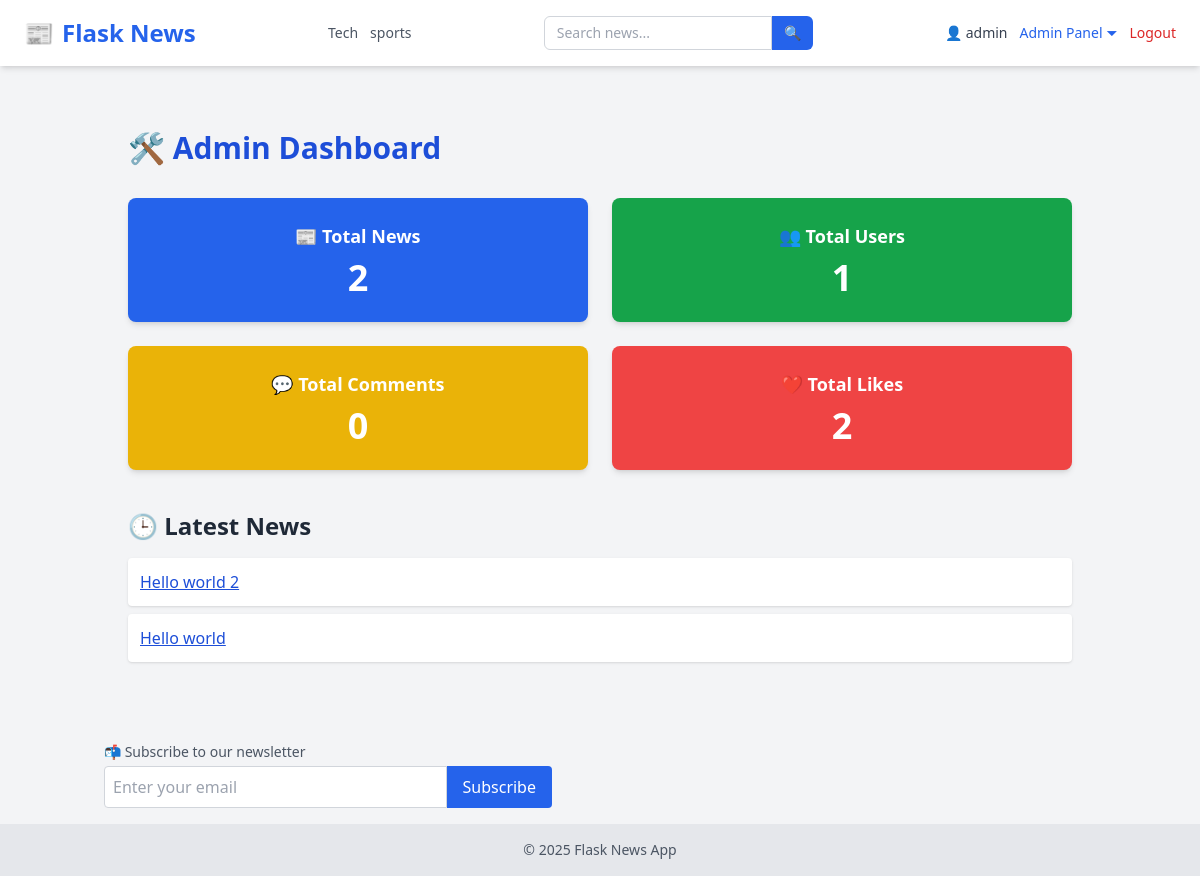
The page /admin/dashboard (signed in) on the database its author committed.
### tables this page shows
CREATE TABLE categories (
            id INTEGER PRIMARY KEY AUTOINCREMENT,
            name TEXT UNIQUE NOT NULL
        );

CREATE TABLE users (
            id INTEGER PRIMARY KEY AUTOINCREMENT,
            username TEXT NOT NULL,
            email TEXT UNIQUE NOT NULL,
            password TEXT NOT NULL,
            role TEXT DEFAULT 'user'
        );

CREATE TABLE news (
            id INTEGER PRIMARY KEY AUTOINCREMENT,
            title TEXT,
            content TEXT,
            image TEXT,
            author_id INTEGER,
            category_id INTEGER,
            view_count INTEGER DEFAULT 0,
            FOREIGN KEY(author_id) REFERENCES users(id),
            FOREIGN KEY(category_id) REFERENCES categories(id)
        );

### app/admin_routes.py (the view)
@admin.route('/admin/dashboard')
@login_required
@admin_only
def dashboard():
    conn = sqlite3.connect(current_app.config['DATABASE'])
    c = conn.cursor()
    c.execute("SELECT COUNT(*) FROM news")
    total_news = c.fetchone()[0]
    c.execute("SELECT COUNT(*) FROM users")
    total_users = c.fetchone()[0]
    c.execute("SELECT COUNT(*) FROM comments")
    total_comments = c.fetchone()[0]
    c.execute("SELECT COUNT(*) FROM likes")
    total_likes = c.fetchone()[0]
    c.execute("SELECT title, id FROM news ORDER BY id DESC LIMIT 5")
    latest_news = c.fetchall()
    conn.close()
    return render_template('admin/dashboard.html',
        total_news=total_news,
        total_users=total_users,
        total_comments=total_comments,
        total_likes=total_likes,
        latest_news=latest_news
    )

### app/__init__.py (called while the page is built)
def create_app():
    app = Flask(__name__, instance_relative_config=True)
    app.config.from_object('config.Config')
    from app.routes import main
    app.register_blueprint(main)
    from app.admin_routes import admin
    app.register_blueprint(admin)
    from app.user_routes import user
    app.register_blueprint(user)
    init_db(app)
    login_manager.init_app(app)
    @login_manager.user_loader
    def user_loader(user_id):
        return load_user(user_id)
    @app.context_processor
    def inject_now():
        return {'now': datetime.now}
    @app.context_processor
    def inject_categories():
        conn = sqlite3.connect(current_app.config['DATABASE'])
        c = conn.cursor()
        c.execute("SELECT id, name FROM categories ORDER BY name ASC")
        categories = c.fetchall()
        conn.close()
        return {'categories': categories}
    return app

### app/models.py (called while the page is built)
def load_user(user_id):
    conn = sqlite3.connect(current_app.config['DATABASE'])
    c = conn.cursor()
    c.execute("SELECT id, username,email, role FROM users WHERE id = ?", (user_id,))
    row = c.fetchone()
    conn.close()
    if row:
        return User(*row)
    return None

### app/utils.py (called while the page is built)
def admin_only(f):
    @wraps(f)
    def decorated(*args, **kwargs):
        if not current_user.is_authenticated or current_user.role != 'admin':
            abort(403)
        return f(*args, **kwargs)
    return decorated

### app/templates/admin/dashboard.html
{% extends "layout.html" %} {% block title %}Admin Dashboard{% endblock %} {%
block content %}
<div class="max-w-5xl mx-auto py-10 px-4">
  <h1 class="text-3xl font-bold text-blue-700 mb-8">🛠️ Admin Dashboard</h1>
  <div class="grid grid-cols-1 sm:grid-cols-2 gap-6 mb-10 text-white">
    <div class="bg-blue-600 p-6 rounded-lg shadow-md text-center">
      <p class="text-lg font-semibold">📰 Total News</p>
      <p class="text-4xl font-bold mt-2">{{ total_news }}</p>
    </div>
    <div class="bg-green-600 p-6 rounded-lg shadow-md text-center">
      <p class="text-lg font-semibold">👥 Total Users</p>
      <p class="text-4xl font-bold mt-2">{{ total_users }}</p>
    </div>
    <div class="bg-yellow-500 p-6 rounded-lg shadow-md text-center">
      <p class="text-lg font-semibold">💬 Total Comments</p>
      <p class="text-4xl font-bold mt-2">{{ total_comments }}</p>
    </div>
    <div class="bg-red-500 p-6 rounded-lg shadow-md text-center">
      <p class="text-lg font-semibold">❤️ Total Likes</p>
      <p class="text-4xl font-bold mt-2">{{ total_likes }}</p>
    </div>
  </div>
  <h2 class="text-2xl font-semibold text-gray-800 mb-4">🕒 Latest News</h2>
  {% if latest_news %}
  <ul class="space-y-2 text-blue-700">
    {% for n in latest_news %}
    <li class="bg-white p-3 rounded shadow hover:bg-blue-50 transition">
      <a
        href="{{ url_for('main.view_news', id=n[1]) }}"
        class="underline font-medium"
      >
        {{ n[0] }}
      </a>
    </li>
    {% endfor %}
  </ul>
  {% else %}
  <p class="text-gray-500">No recent news found.</p>
  {% endif %}
</div>
{% endblock %}

### app/templates/layout.html (shortened to what this page needs)
<!DOCTYPE html>
<html lang="en">
  <head>
    <script src="https://cdn.tailwindcss.com"></script>
    <link
      rel="stylesheet"
      href="https://cdnjs.cloudflare.com/ajax/libs/font-awesome/6.4.0/css/all.min.css"
    />
  </head>
  <body class="bg-gray-100 min-h-screen flex flex-col">
    <nav
      class="bg-white shadow-md px-6 py-4 flex flex-wrap md:flex-nowrap justify-between items-center"
    >
      <a
        href="/"
        class="text-2xl font-extrabold text-blue-600 flex items-center gap-2"
      >
        📰 <span>Flask News</span>
      </a>
      <div
        class="flex flex-wrap justify-center gap-3 mt-4 md:mt-0 md:ml-6 text-sm text-gray-600 font-medium"
      >
        {% for cat in categories %}
        <a
          href="{{ url_for('main.filter_by_category', name=cat[1]) }}"
          class="hover:text-blue-600 transition-colors"
        >
          {{ cat[1] }}
        </a>
        {% endfor %}
      </div>
      <form
        method="GET"
        action="{{ url_for('main.search') }}"
        class="flex mt-4 md:mt-0 md:ml-6"
      >
        <input
          type="text"
          name="q"
          placeholder="Search news..."
          required
          class="px-3 py-1.5 border rounded-l-md border-gray-300 focus:outline-none focus:ring focus:border-blue-500 text-sm"
        />
        <button
          type="submit"
          class="px-3 py-1.5 bg-blue-600 text-white rounded-r-md text-sm hover:bg-blue-700 transition-colors"
        >
          🔍
        </button>
      </form>
      <div
        class="flex items-center gap-3 mt-4 md:mt-0 md:ml-6 text-sm relative"
      >
        {% if current_user.is_authenticated %}
        <a href="{{ url_for('user.user_profile', email=current_user.email) }}"
          ><span class="text-gray-700">👤 {{ current_user.username }}</span></a
        >
        {% if current_user.role == 'admin' %}
        <div class="relative">
          <button
            id="adminDropdownToggle"
            class="text-blue-600 hover:underline focus:outline-none"
            onclick="toggleAdminDropdown()"
          >
            Admin Panel ⏷
          </button>
        </div>
        {% endif %}
        <a href="/logout" class="text-red-600 hover:underline">Logout</a>
        {% else %}
        <a href="/login" class="text-blue-600 hover:underline">Login</a>
        <a href="/register" class="text-blue-600 hover:underline">Register</a>
        {% endif %}
      </div>
    </nav>
    <main class="flex-grow container mx-auto p-6">
       {% block content %}{% endblock %}
    </main>
    <div class="container mx-auto mb-4 px-4">
      <form action="{{ url_for('user.subscribe') }}" method="POST" class="mt-4">
        <label class="block text-sm text-gray-600 mb-1"
          >📬 Subscribe to our newsletter</label
        >
        <div class="flex max-w-md">
          <input
            type="email"
            name="email"
            required
            placeholder="Enter your email"
            class="w-full p-2 rounded-l border border-gray-300"
          />
          <button type="submit" class="bg-blue-600 text-white px-4 rounded-r">
            Subscribe
          </button>
        </div>
      </form>
    </div>
    <footer class="bg-gray-200 text-center py-4 text-sm text-gray-600">
      &copy; {{ now().year }} Flask News App
    </footer>
  </body>
</html>

### rows shown on the page
categories: name "Tech"
categories: name "sports"
users: username "admin"
news: title "Hello world 2"
news: title "Hello world"

### other values the page prints
{{ total_news }} "2"
{{ total_users }} "1"
{{ total_comments }} "0"
{{ total_likes }} "2"
